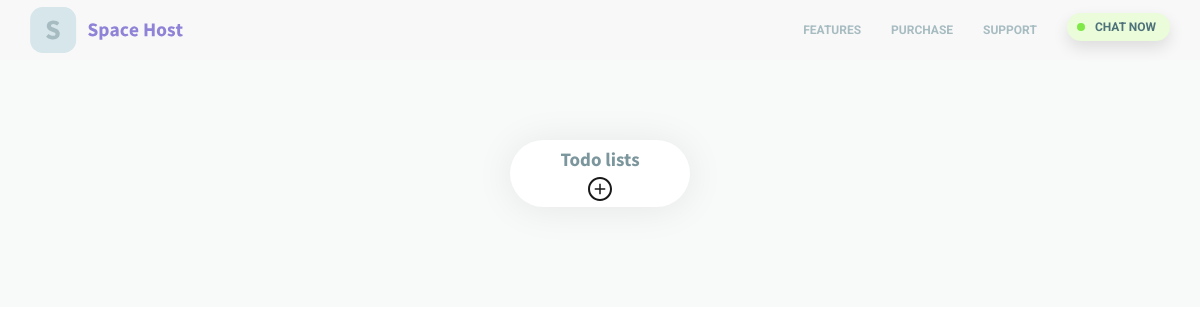
The page /lists/ (signed in) on the database as committed earlier.
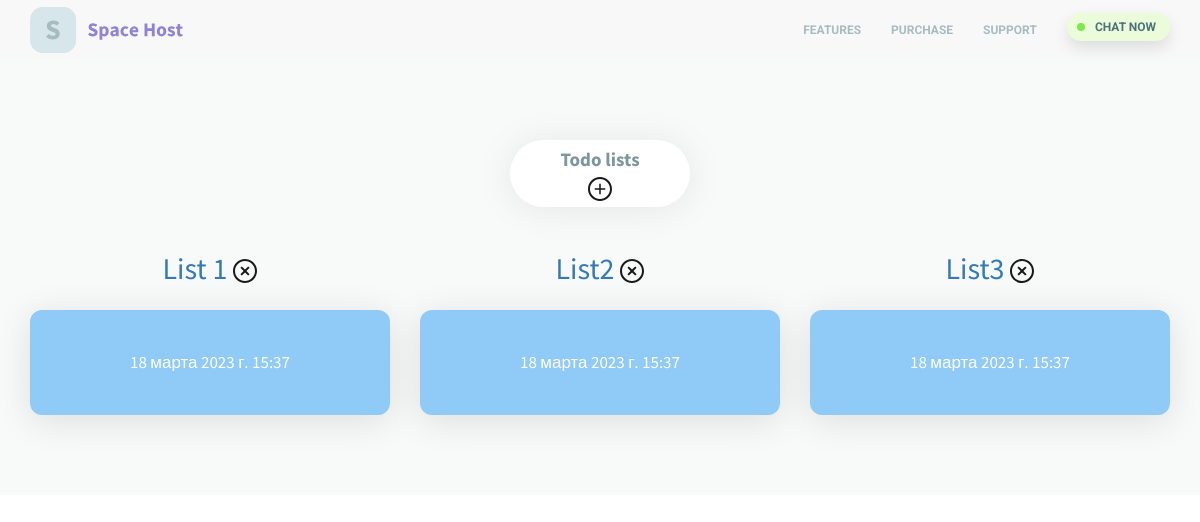
The same page on the database as committed later.
### todo/models.py (models this page shows, shortened)
class TasksList(models.Model):
    title = models.CharField(max_length=100, verbose_name='Название списка дел')
    created_at = models.DateTimeField(auto_now_add=True, verbose_name='Дата создания')
    user = models.ForeignKey(User, on_delete=models.CASCADE, verbose_name='Пользователь')
    class Meta:
        verbose_name = 'список дел'
        verbose_name_plural = 'Списки дел'
        ordering = ('created_at',)  # сортировка

### todo/views.py (the view)
# urls.py: path('lists/', views.todo_lists, name='lists'),  # полный список всех туду-листов пользователя
@login_required(login_url='/login')
def todo_lists(request):
    current_user = request.user  # фиксируем пользователя, который залогинился на сайте
    todo_list = TasksList.objects.filter(user=current_user)
    return render(request, 'todo_lists.html', {'lists': todo_list})

### templates/todo_lists.html
{% extends 'base.html' %}
{% load static %}
{% block content %}
<div id="more-features" class="container-fluid">
    <div class="container">
        <div class="row">
            <div class="col-md-12">
                <div class="row-title">Todo lists<br>
                    <a href="{%  url 'new_list' %}" class="add_list">
                        <img src="{% static 'todo/images/2.svg' %}" style="max-width: 24px;">
                    </a>
                </div>
            </div>
        </div>
        <div class="row">
                    {% for list in lists %}
                        <a href="{% url 'current_list' title=list.title %}">
                            <div class="col-md-4">
                                <div class="mfeature-box">
                                    <div class="mfeature-title">{{ list.title }}
                                        <a href="{% url 'delete_list' title=list.title %}">
                                            <img src="{% static 'todo/images/8.svg' %}" style="max-width: 24px;"></a>
                                    </div>
                                    <div class="mfeature-text bg-color2">{{ list.created_at }}</div>
                                </div>
                            </div>
                        </a>
                    {% endfor %}
                </div>
    </div>
</div>
{% endblock %}

### templates/base.html (shortened to what this page needs)
{% load static %}
<!doctype html>
<html>
<head>
    <link rel="stylesheet" type="text/css" href="{% static 'todo/css/bootstrap.min.css' %}">
    <link rel="stylesheet" type="text/css" href="{% static 'todo/css/fontawesome-all.min.css' %}">
    <link rel="stylesheet" type="text/css" href="{% static 'todo/css/slick.css' %}">
    <link rel="stylesheet" type="text/css" href="{% static 'todo/css/style.css' %}?v=1">
</head>
<body>
<nav id="main-nav" class="navbar navbar-default navbar-full">
        <div class="container-fluid">
            <div class="container container-nav">
                <div class="row">
                    <div class="col-md-12">
                        <div class="navbar-header">
                            <a href="index.html">
                                <img class="logo" src="images/logo.svg" alt="Spacehost">
                            </a>
                        </div>
                        <div style="height: 1px;" role="main" aria-expanded="false" class="navbar-collapse collapse"
                             id="bs">
                            <ul class="nav navbar-nav navbar-right">
                                <li><a href="#features"><span>Features</span></a></li>
                                <li><a href="#pricing"><span>Purchase</span></a></li>
                                <li><a href="#contact"><span>Support</span></a></li>
                                <li><a class="chat-button" href="#">Chat now</a></li>
                            </ul>
                        </div>
                    </div>
                </div>
            </div>
        </div>
    </nav>
{% block content %}{% endblock %}
</body>
</html>

### static/todo/css/style.css (style rules this page uses)
*,body { font-family: 'Source Sans Pro', sans-serif; font-weight: 400; -webkit-font-smoothing: antialiased; text-rendering: optimizeLegibility; -moz-osx-font-smoothing: grayscale; }
.bg-color2 { background-color: #90caf6; }
.logo { width: 153px; height: 46px; margin-top: 7px; }
.navbar { border: 0; border-radius: 0; margin-bottom: 0; }
.navbar-default .navbar-nav>li>a { font-family: 'Roboto', sans-serif; color: #a7bcc1; font-size: 12px; font-weight: bold; text-transform: uppercase; position: relative; transition: all 0.3s ease; }
.navbar-default .navbar-nav>li>a span { font-family: 'Roboto', sans-serif; color: #a7bcc1; font-size: 12px; font-weight: bold; text-transform: uppercase; position: relative; }
.navbar-default .navbar-nav>li>a span:after { content: ""; position: absolute; width: 0%; height: 2px; left: 0; bottom: -4px; background-color: #6958ca; transition: all 0.3s ease; }
.navbar-default .navbar-nav>li>a.chat-button { display: inline-block; position: relative; padding: 4px 14px 4px 28px; background-color: #eafcd9; border-radius: 17px; color: #4e717a; opacity: 1; margin-top: 13px; margin-bottom: 13px; margin-left: 15px; font-weight: bold; font-size: 12px; -webkit-box-shadow: 0 7px 16px 0 rgba(0, 0, 0, 0.11); -moz-box-shadow: 0 7px 16px 0 rgba(0, 0, 0, 0.11); box-shadow: 0 7px 16px 0 rgba(0, 0, 0, 0.11); transition: all 0.3s ease; }
.navbar-default .navbar-nav>li>a.chat-button:before { position: absolute; content: ""; left: 10px; top: 10px; width: 8px; height: 8px; border-radius: 8px; background-color: #80e847; }
@media (min-width: 768px) { .navbar-nav>li>a { padding-top: 20px; padding-bottom: 20px; } }
.row-title { display: inline-block; padding: 6px 50px; font-size: 19px; font-weight: 700; color: #7c969d; background-color: #ffffff; border-radius: 100px; -webkit-box-shadow: 0 2px 38px rgba(0,0,0,0.08); -moz-box-shadow: 0 2px 38px rgba(0,0,0,0.08); box-shadow: 0 2px 38px rgba(0,0,0,0.08); margin-top: 40px; margin-bottom: 40px; }
#more-features { background-color: #f8f9f9; padding-top: 40px; padding-bottom: 60px; text-align: center; }
#more-features .mfeature-box { margin-bottom: 20px; }
#more-features .mfeature-box .mfeature-title { font-family: 'Roboto', sans-serif; font-size: 30px; color: #8199a0; font-weight: 100; margin-bottom: 20px; }
#more-features .mfeature-box .mfeature-text { color: #ffffff; border-radius: 12px; padding: 40px 60px; font-size: 17px; -webkit-box-shadow: 0 6px 37px rgba(0,0,0,0.11); -moz-box-shadow: 0 6px 37px rgba(0,0,0,0.11); box-shadow: 0 6px 37px rgba(0,0,0,0.11); transition: all 0.3s ease; }

Rows that differ between the two databases and show on the page:
added TasksList: title "List 1", created_at "18 марта 2023 г. 15:37"
added TasksList: title "List2", created_at "18 марта 2023 г. 15:37"
added TasksList: title "List3", created_at "18 марта 2023 г. 15:37"
